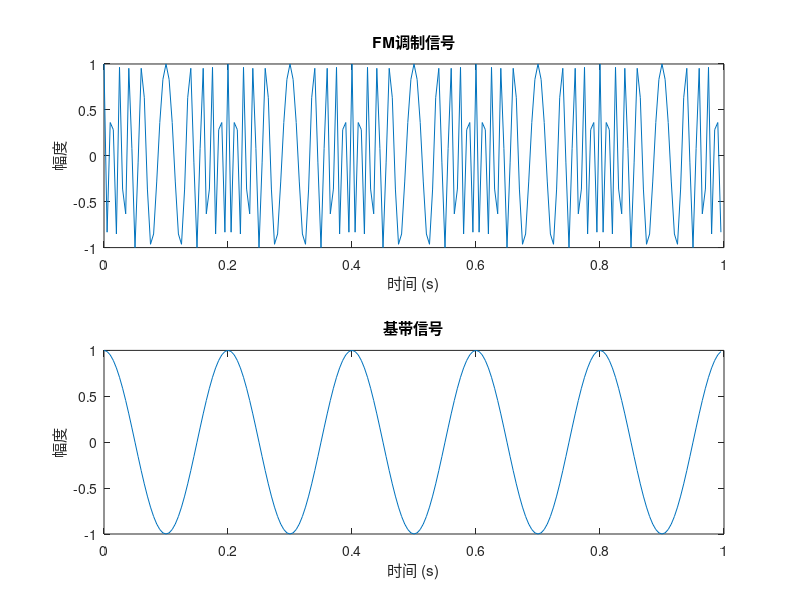

Write MATLAB code to recreate this figure.
% 基本参数设置
clear all; close all;
fm = 5; % 基带信号频率
fc = 50; % 载波频率
T = 1; % 信号时长
fs = 200; % 采样频率
dt = 1/fs; % 时间采样间隔
N = T/dt; % 采样点个数
t = [0:N-1]*dt; % 时间序列

% 生成基带信号
Am = 1; % 基带信号幅度
mt = Am * cos(2*pi*fm*t); % 基带信号

% 生成载波信号
Ac = 1; % 载波信号幅度
Delta_f = 5; % 频率偏差

% 进行FM调制
s_fm = Ac * cos(2*pi*fc*t + (2*pi*Delta_f/fm) * sin(2*pi*fm*t)); % FM调制信号

% 可视化调制信号
figure;
subplot(2,1,1);
plot(t, s_fm);
title('FM调制信号');
xlabel('时间 (s)');
ylabel('幅度');

% 可视化基带信号
subplot(2,1,2);
plot(t, mt);
title('基带信号');
xlabel('时间 (s)');
ylabel('幅度');